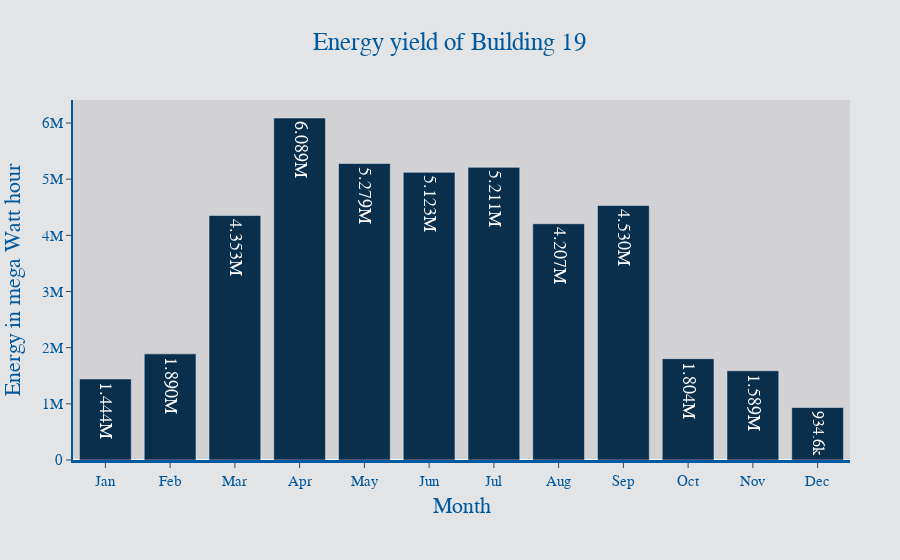

Notebook cell for this chart:
### Code cell
data = [trace1]
fig = go.Figure(data = data)
fig.update_traces(texttemplate='%{text:.4s}',textposition='inside', opacity=1,
                  textfont=dict(family=A,size=18,color='white'))
fig.update_layout(uniformtext_minsize=20)
#fig.update_layout(xaxis_tickangle=45)
fig.update_layout(title='Energy yield of Building 19',
                  title_x=0.5,
                  yaxis_title='Energy in mega Watt hour',font=dict(size=18),
                 legend=dict(
    #itemwidth=30,
    orientation='h',
    yanchor="middle",
    y=-0.3,
    xanchor="center",
    x=0.5,
    title_font_family=A,
    font=dict(
    family=A,
    size=10,
    color=hsn_blue),
    bgcolor=hsn_greyl,
    bordercolor=hsn_blue,
    valign='bottom',
    tracegroupgap=10,
    borderwidth=1,),
    font_family=A,
    font_color=hsn_blue,
    title_font_family=A,
    title_font_color=hsn_blue,
    legend_tracegroupgap=500,
                    
)
fig.update_xaxes(title_font_family=A)
fig.update_layout(
xaxis=dict(
showline=True,showgrid=False,showticklabels=True,
linecolor=hsn_blue,
title_text="Month",
title_standoff = 10,
linewidth=3,ticks='outside',tickfont=dict(
family=A,size=15,color=hsn_blue))
,
yaxis=dict(
showline=True,showgrid=False,showticklabels=True,
linecolor=hsn_blue,
ticklabelposition="outside",
linewidth=2,ticks='outside',tickfont=dict(
family=A,size=15,color=hsn_blue)
),autosize=True,margin=dict(
autoexpand=True,l=50,r=50,b=100,t=100,pad=0),
showlegend=False,paper_bgcolor=hsn_greyl,
    plot_bgcolor=hsn_greym)
fig.show()
pio.write_image(fig, 'energy_yield_of_Building_19.png',scale=6, width=1080, height=650)

### Figure 1 — Plotly figure (JSON) as saved in the notebook; plotly's stock layout.template omitted (floating-point values rounded to 4 significant figures)
{"data": [{"marker": {"color": "rgb(9,47,77)"}, "name": "Energy distribution across the year", "opacity": 1, "text": [1444000.0, 1890000.0, 4353000.0, 6089000.0, 5279000.0, 5123000.0, 5211000.0, 4207000.0, 4530000.0, 1804000.0, 1589000.0, 934600.0], "textfont": {"color": "white", "family": "Arial", "size": 18}, "textposition": "inside", "texttemplate": "%{text:.4s}", "type": "bar", "x": ["Jan", "Feb", "Mar", "Apr", "May", "Jun", "Jul", "Aug", "Sep", "Oct", "Nov", "Dec"], "y": [1444000.0, 1890000.0, 4353000.0, 6089000.0, 5279000.0, 5123000.0, 5211000.0, 4207000.0, 4530000.0, 1804000.0, 1589000.0, 934600.0]}], "layout": {"autosize": true, "font": {"color": "rgb(0,89,158)", "family": "Arial", "size": 18}, "legend": {"bgcolor": "rgb(227,228,230)", "bordercolor": "rgb(0,89,158)", "borderwidth": 1, "font": {"color": "rgb(0,89,158)", "family": "Arial", "size": 10}, "orientation": "h", "title": {"font": {"family": "Arial"}}, "tracegroupgap": 500, "valign": "bottom", "x": 0.5, "xanchor": "center", "y": -0.3, "yanchor": "middle"}, "margin": {"autoexpand": true, "b": 100, "l": 50, "pad": 0, "r": 50, "t": 100}, "paper_bgcolor": "rgb(227,228,230)", "plot_bgcolor": "rgb(210,210,212)", "showlegend": false, "title": {"font": {"color": "rgb(0,89,158)", "family": "Arial"}, "text": "Energy yield of Building 19", "x": 0.5}, "uniformtext": {"minsize": 20}, "xaxis": {"linecolor": "rgb(0,89,158)", "linewidth": 3, "showgrid": false, "showline": true, "showticklabels": true, "tickfont": {"color": "rgb(0,89,158)", "family": "Arial", "size": 15}, "ticks": "outside", "title": {"font": {"family": "Arial"}, "standoff": 10, "text": "Month"}}, "yaxis": {"linecolor": "rgb(0,89,158)", "linewidth": 2, "showgrid": false, "showline": true, "showticklabels": true, "tickfont": {"color": "rgb(0,89,158)", "family": "Arial", "size": 15}, "ticklabelposition": "outside", "ticks": "outside", "title": {"text": "Energy in mega Watt hour"}}}}
